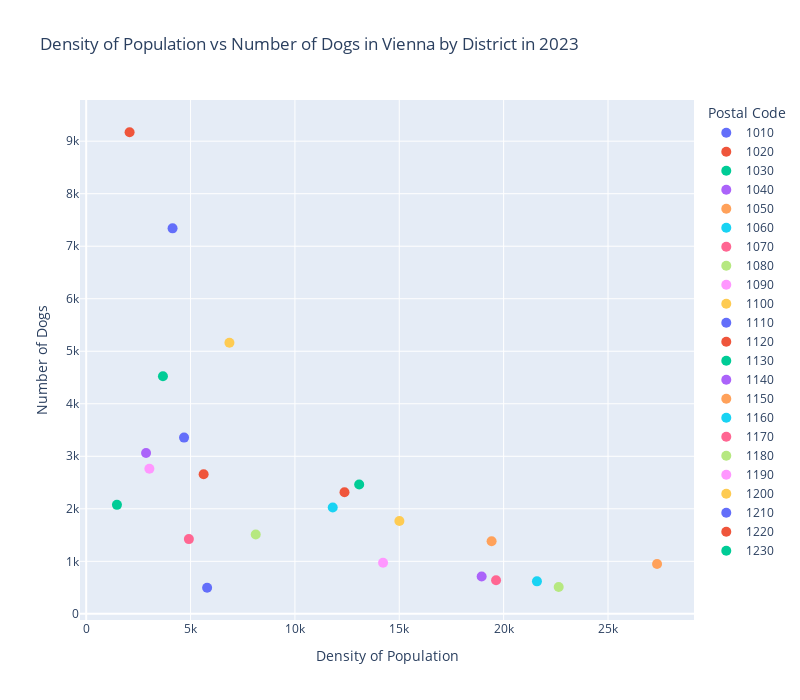

Notebook code for this chart:
### Markdown cell above
To find out if there is a correlation between the number of dogs and the population density we can plot the number of dogs in each district and the population density for those districts against each other

### Code cell
#Show the number of dogs vs the population density for the most recent year (2023)
#Only data from 2023
df_h4_dogs_pop_2023 = df_h4_dogs_pop_dist[df_h4_dogs_pop_dist['REF_YEAR']==2023]

#Only show data for most recent year to make it clearer
fig = px.scatter(df_h4_dogs_pop_dist[df_h4_dogs_pop_dist['REF_YEAR']==2023], 
                y='DOG_VALUE', x='POP_DENSITY',
                hover_data='Postal_CODE',
                 color='Postal_CODE',
                 #text='Postal_CODE',
                 width=800, height=700,
                 labels={
                     "DOG_VALUE": "Number of Dogs",
                     "POP_DENSITY": "Density of Population",
                     "Postal_CODE": "Postal Code"
                 },
              title='Density of Population vs Number of Dogs in Vienna by District in 2023')
fig.update_traces(marker=dict(size=10))
#fig.update_traces(textposition=label_pos)
fig.show()

### Figure 1 — Plotly figure (JSON) as saved in the notebook; plotly's stock layout.template omitted (floating-point values rounded to 4 significant figures)
{"data": [{"customdata": [["1010"]], "hovertemplate": "Postal Code=%{customdata[0]}<br>Density of Population=%{x}<br>Number of Dogs=%{y}<extra></extra>", "legendgroup": "1010", "marker": {"color": "#636efa", "size": 10, "symbol": "circle"}, "mode": "markers", "name": "1010", "orientation": "v", "showlegend": true, "type": "scatter", "x": [5793.0], "xaxis": "x", "y": [497], "yaxis": "y"}, {"customdata": [["1020"]], "hovertemplate": "Postal Code=%{customdata[0]}<br>Density of Population=%{x}<br>Number of Dogs=%{y}<extra></extra>", "legendgroup": "1020", "marker": {"color": "#EF553B", "size": 10, "symbol": "circle"}, "mode": "markers", "name": "1020", "orientation": "v", "showlegend": true, "type": "scatter", "x": [5627.0], "xaxis": "x", "y": [2659], "yaxis": "y"}, {"customdata": [["1030"]], "hovertemplate": "Postal Code=%{customdata[0]}<br>Density of Population=%{x}<br>Number of Dogs=%{y}<extra></extra>", "legendgroup": "1030", "marker": {"color": "#00cc96", "size": 10, "symbol": "circle"}, "mode": "markers", "name": "1030", "orientation": "v", "showlegend": true, "type": "scatter", "x": [13080.0], "xaxis": "x", "y": [2463], "yaxis": "y"}, {"customdata": [["1040"]], "hovertemplate": "Postal Code=%{customdata[0]}<br>Density of Population=%{x}<br>Number of Dogs=%{y}<extra></extra>", "legendgroup": "1040", "marker": {"color": "#ab63fa", "size": 10, "symbol": "circle"}, "mode": "markers", "name": "1040", "orientation": "v", "showlegend": true, "type": "scatter", "x": [18950.0], "xaxis": "x", "y": [711], "yaxis": "y"}, {"customdata": [["1050"]], "hovertemplate": "Postal Code=%{customdata[0]}<br>Density of Population=%{x}<br>Number of Dogs=%{y}<extra></extra>", "legendgroup": "1050", "marker": {"color": "#FFA15A", "size": 10, "symbol": "circle"}, "mode": "markers", "name": "1050", "orientation": "v", "showlegend": true, "type": "scatter", "x": [27350.0], "xaxis": "x", "y": [948], "yaxis": "y"}, {"customdata": [["1060"]], "hovertemplate": "Postal Code=%{customdata[0]}<br>Density of Population=%{x}<br>Number of Dogs=%{y}<extra></extra>", "legendgroup": "1060", "marker": {"color": "#19d3f3", "size": 10, "symbol": "circle"}, "mode": "markers", "name": "1060", "orientation": "v", "showlegend": true, "type": "scatter", "x": [21600.0], "xaxis": "x", "y": [619], "yaxis": "y"}, {"customdata": [["1070"]], "hovertemplate": "Postal Code=%{customdata[0]}<br>Density of Population=%{x}<br>Number of Dogs=%{y}<extra></extra>", "legendgroup": "1070", "marker": {"color": "#FF6692", "size": 10, "symbol": "circle"}, "mode": "markers", "name": "1070", "orientation": "v", "showlegend": true, "type": "scatter", "x": [19640.0], "xaxis": "x", "y": [641], "yaxis": "y"}, {"customdata": [["1080"]], "hovertemplate": "Postal Code=%{customdata[0]}<br>Density of Population=%{x}<br>Number of Dogs=%{y}<extra></extra>", "legendgroup": "1080", "marker": {"color": "#B6E880", "size": 10, "symbol": "circle"}, "mode": "markers", "name": "1080", "orientation": "v", "showlegend": true, "type": "scatter", "x": [22640.0], "xaxis": "x", "y": [512], "yaxis": "y"}, {"customdata": [["1090"]], "hovertemplate": "Postal Code=%{customdata[0]}<br>Density of Population=%{x}<br>Number of Dogs=%{y}<extra></extra>", "legendgroup": "1090", "marker": {"color": "#FF97FF", "size": 10, "symbol": "circle"}, "mode": "markers", "name": "1090", "orientation": "v", "showlegend": true, "type": "scatter", "x": [14220.0], "xaxis": "x", "y": [974], "yaxis": "y"}, {"customdata": [["1100"]], "hovertemplate": "Postal Code=%{customdata[0]}<br>Density of Population=%{x}<br>Number of Dogs=%{y}<extra></extra>", "legendgroup": "1100", "marker": {"color": "#FECB52", "size": 10, "symbol": "circle"}, "mode": "markers", "name": "1100", "orientation": "v", "showlegend": true, "type": "scatter", "x": [6862.0], "xaxis": "x", "y": [5162], "yaxis": "y"}, {"customdata": [["1110"]], "hovertemplate": "Postal Code=%{customdata[0]}<br>Density of Population=%{x}<br>Number of Dogs=%{y}<extra></extra>", "legendgroup": "1110", "marker": {"color": "#636efa", "size": 10, "symbol": "circle"}, "mode": "markers", "name": "1110", "orientation": "v", "showlegend": true, "type": "scatter", "x": [4689.0], "xaxis": "x", "y": [3356], "yaxis": "y"}, {"customdata": [["1120"]], "hovertemplate": "Postal Code=%{customdata[0]}<br>Density of Population=%{x}<br>Number of Dogs=%{y}<extra></extra>", "legendgroup": "1120", "marker": {"color": "#EF553B", "size": 10, "symbol": "circle"}, "mode": "markers", "name": "1120", "orientation": "v", "showlegend": true, "type": "scatter", "x": [12380.0], "xaxis": "x", "y": [2316], "yaxis": "y"}, {"customdata": [["1130"]], "hovertemplate": "Postal Code=%{customdata[0]}<br>Density of Population=%{x}<br>Number of Dogs=%{y}<extra></extra>", "legendgroup": "1130", "marker": {"color": "#00cc96", "size": 10, "symbol": "circle"}, "mode": "markers", "name": "1130", "orientation": "v", "showlegend": true, "type": "scatter", "x": [1473.0], "xaxis": "x", "y": [2075], "yaxis": "y"}, {"customdata": [["1140"]], "hovertemplate": "Postal Code=%{customdata[0]}<br>Density of Population=%{x}<br>Number of Dogs=%{y}<extra></extra>", "legendgroup": "1140", "marker": {"color": "#ab63fa", "size": 10, "symbol": "circle"}, "mode": "markers", "name": "1140", "orientation": "v", "showlegend": true, "type": "scatter", "x": [2868.0], "xaxis": "x", "y": [3062], "yaxis": "y"}, {"customdata": [["1150"]], "hovertemplate": "Postal Code=%{customdata[0]}<br>Density of Population=%{x}<br>Number of Dogs=%{y}<extra></extra>", "legendgroup": "1150", "marker": {"color": "#FFA15A", "size": 10, "symbol": "circle"}, "mode": "markers", "name": "1150", "orientation": "v", "showlegend": true, "type": "scatter", "x": [19420.0], "xaxis": "x", "y": [1383], "yaxis": "y"}, {"customdata": [["1160"]], "hovertemplate": "Postal Code=%{customdata[0]}<br>Density of Population=%{x}<br>Number of Dogs=%{y}<extra></extra>", "legendgroup": "1160", "marker": {"color": "#19d3f3", "size": 10, "symbol": "circle"}, "mode": "markers", "name": "1160", "orientation": "v", "showlegend": true, "type": "scatter", "x": [11810.0], "xaxis": "x", "y": [2024], "yaxis": "y"}, {"customdata": [["1170"]], "hovertemplate": "Postal Code=%{customdata[0]}<br>Density of Population=%{x}<br>Number of Dogs=%{y}<extra></extra>", "legendgroup": "1170", "marker": {"color": "#FF6692", "size": 10, "symbol": "circle"}, "mode": "markers", "name": "1170", "orientation": "v", "showlegend": true, "type": "scatter", "x": [4919.0], "xaxis": "x", "y": [1423], "yaxis": "y"}, {"customdata": [["1180"]], "hovertemplate": "Postal Code=%{customdata[0]}<br>Density of Population=%{x}<br>Number of Dogs=%{y}<extra></extra>", "legendgroup": "1180", "marker": {"color": "#B6E880", "size": 10, "symbol": "circle"}, "mode": "markers", "name": "1180", "orientation": "v", "showlegend": true, "type": "scatter", "x": [8123.0], "xaxis": "x", "y": [1511], "yaxis": "y"}, {"customdata": [["1190"]], "hovertemplate": "Postal Code=%{customdata[0]}<br>Density of Population=%{x}<br>Number of Dogs=%{y}<extra></extra>", "legendgroup": "1190", "marker": {"color": "#FF97FF", "size": 10, "symbol": "circle"}, "mode": "markers", "name": "1190", "orientation": "v", "showlegend": true, "type": "scatter", "x": [3027.0], "xaxis": "x", "y": [2763], "yaxis": "y"}, {"customdata": [["1200"]], "hovertemplate": "Postal Code=%{customdata[0]}<br>Density of Population=%{x}<br>Number of Dogs=%{y}<extra></extra>", "legendgroup": "1200", "marker": {"color": "#FECB52", "size": 10, "symbol": "circle"}, "mode": "markers", "name": "1200", "orientation": "v", "showlegend": true, "type": "scatter", "x": [15010.0], "xaxis": "x", "y": [1767], "yaxis": "y"}, {"customdata": [["1210"]], "hovertemplate": "Postal Code=%{customdata[0]}<br>Density of Population=%{x}<br>Number of Dogs=%{y}<extra></extra>", "legendgroup": "1210", "marker": {"color": "#636efa", "size": 10, "symbol": "circle"}, "mode": "markers", "name": "1210", "orientation": "v", "showlegend": true, "type": "scatter", "x": [4138.0], "xaxis": "x", "y": [7340], "yaxis": "y"}, {"customdata": [["1220"]], "hovertemplate": "Postal Code=%{customdata[0]}<br>Density of Population=%{x}<br>Number of Dogs=%{y}<extra></extra>", "legendgroup": "1220", "marker": {"color": "#EF553B", "size": 10, "symbol": "circle"}, "mode": "markers", "name": "1220", "orientation": "v", "showlegend": true, "type": "scatter", "x": [2079.0], "xaxis": "x", "y": [9170], "yaxis": "y"}, {"customdata": [["1230"]], "hovertemplate": "Postal Code=%{customdata[0]}<br>Density of Population=%{x}<br>Number of Dogs=%{y}<extra></extra>", "legendgroup": "1230", "marker": {"color": "#00cc96", "size": 10, "symbol": "circle"}, "mode": "markers", "name": "1230", "orientation": "v", "showlegend": true, "type": "scatter", "x": [3677.0], "xaxis": "x", "y": [4525], "yaxis": "y"}], "layout": {"height": 700, "legend": {"title": {"text": "Postal Code"}, "tracegroupgap": 0}, "title": {"text": "Density of Population vs Number of Dogs in Vienna by District in 2023"}, "width": 800, "xaxis": {"anchor": "y", "domain": [0, 1], "title": {"text": "Density of Population"}}, "yaxis": {"anchor": "x", "domain": [0, 1], "title": {"text": "Number of Dogs"}}}}
